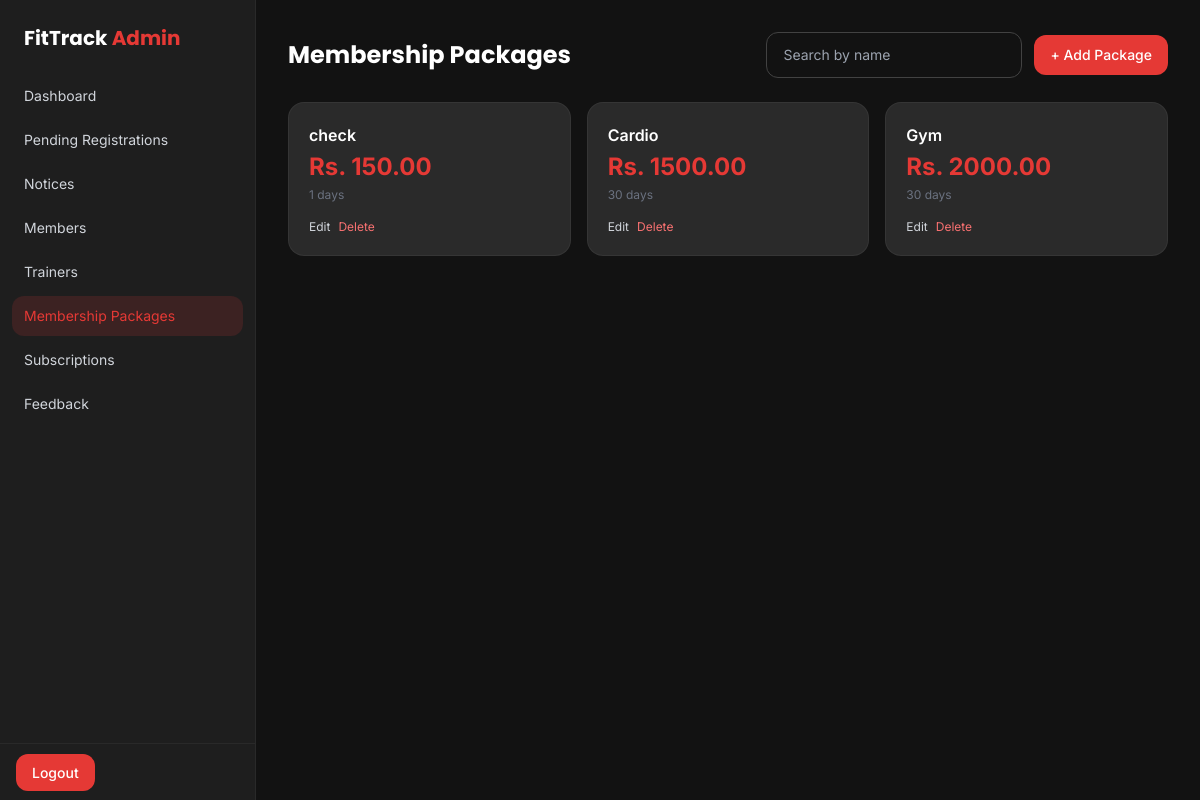
The page /management/packages/ (signed in) on the database as committed earlier.
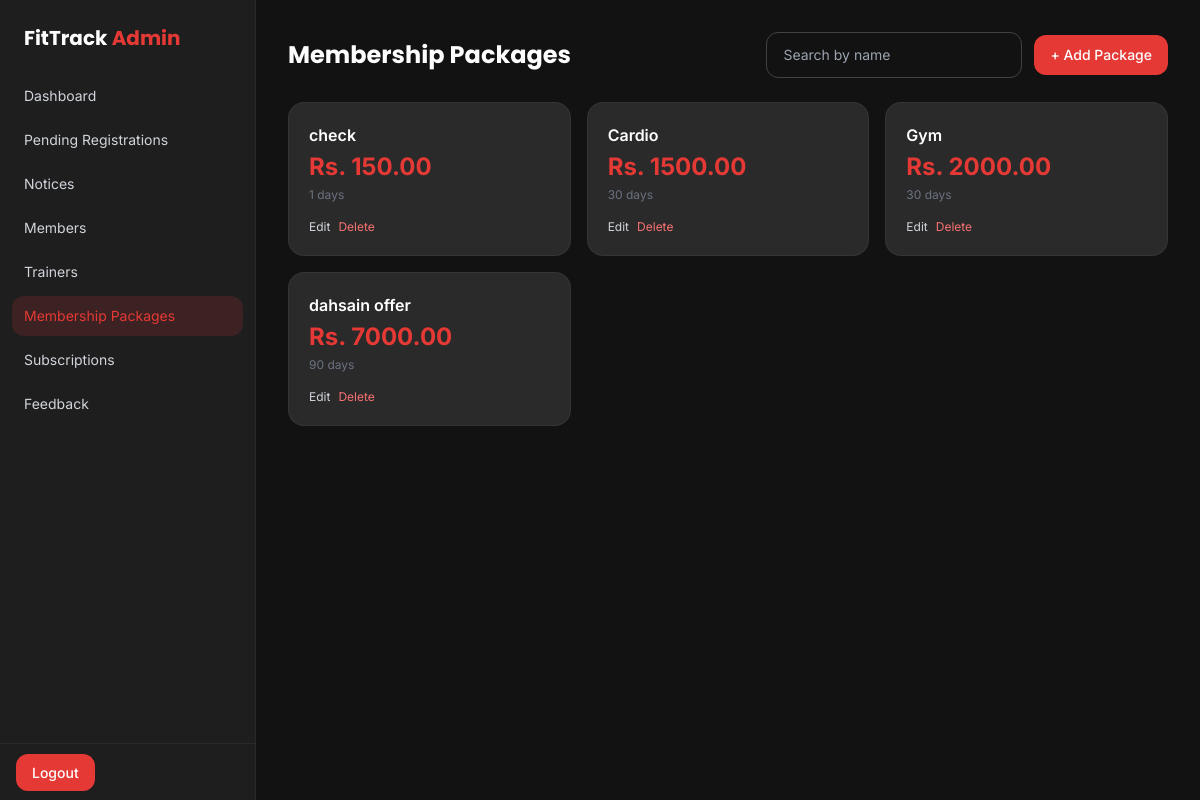
The same page on the database as committed later.
### app/models.py (models this page shows, shortened)
class MembershipPackage(models.Model):
    name = models.CharField(max_length=100)
    price = models.DecimalField(max_digits=8, decimal_places=2)
    duration_days = models.PositiveIntegerField(help_text="e.g. 30 for monthly, 365 for yearly")
    description = models.TextField(blank=True)
    is_active = models.BooleanField(default=True, help_text="Uncheck to stop offering this package")
    class Meta:
        ordering = ['price']

### adminpanel/views.py (the view)
# urls.py: path('packages/', views.admin_packages, name='admin_packages'),
@staff_required
def admin_packages(request):
    query = request.GET.get('q', '').strip()
    packages = MembershipPackage.objects.all()
    if query:
            packages = packages.filter(
                Q(name__icontains=query)
            )
    return render(request, 'adminpanel/packages.html', {'packages': packages,'query': query})

### adminpanel/templates/adminpanel/packages.html
{% extends 'adminpanel/base.html' %}
{% block content %}
<div class="flex items-center justify-between mb-6 gap-4 flex-wrap">
    <h1 class="font-display text-2xl font-bold">Membership Packages</h1>
    <div class="flex items-center gap-3">
        <form method="get" class="flex">
            <input type="text" name="q" value="{{ query }}" placeholder="Search by name"
                   class="admin-input w-64 text-sm">
        </form>
        <a href="{% url 'admin_package_add' %}" class="bg-primary hover:bg-red-600 text-white text-sm font-medium px-4 py-2.5 rounded-xl transition-colors whitespace-nowrap">
            + Add Package
        </a>
    </div>
</div>
<div class="grid grid-cols-1 sm:grid-cols-3 gap-4">
    {% for pkg in packages %}
    <div class="bg-dark-card border border-white/5 rounded-2xl p-5">
        <h3 class="text-white font-semibold mb-1">{{ pkg.name }}</h3>
        <p class="text-2xl font-bold text-primary mb-1">Rs. {{ pkg.price }}</p>
        <p class="text-xs text-gray-500 mb-4">{{ pkg.duration_days }} days</p>
        <div class="flex gap-2">
            <a href="{% url 'admin_package_edit' pkg.id %}" class="text-xs text-gray-300 hover:text-primary">Edit</a>
            <a href="{% url 'admin_package_delete' pkg.id %}" onclick="return confirm('Delete this package?');" class="text-xs text-red-400 hover:text-red-300">Delete</a>
        </div>
    </div>
    {% empty %}
    <p class="text-gray-500 text-sm">No packages yet.</p>
    {% endfor %}
</div>
{% endblock %}

Rows that differ between the two databases and show on the page:
added MembershipPackage: name "dahsain offer", price "7000.00", duration_days "90"
